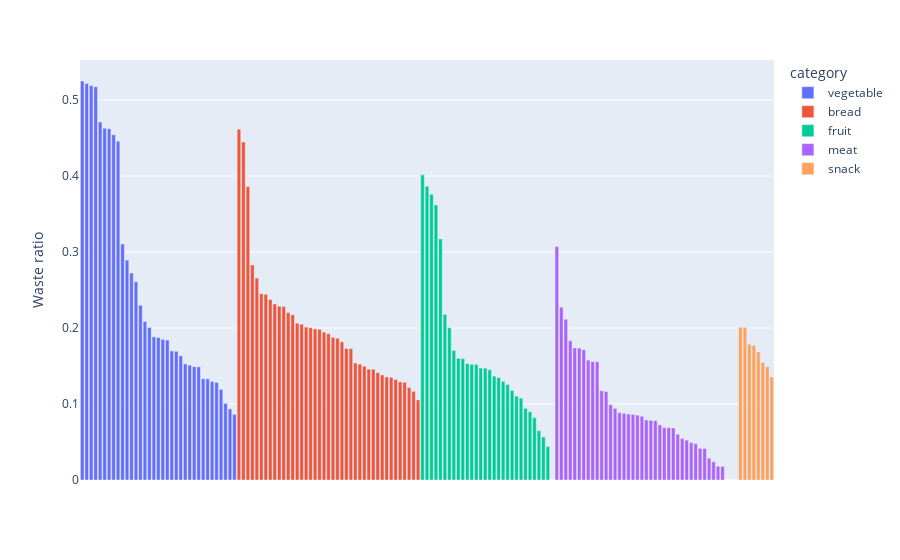

Notebook source saved alongside this figure:
### Code cell
import plotly.express as px
fig = px.bar(final_df, x="item", y="Waste ratio", color="category")
fig.update_xaxes(title='x', visible=False, showticklabels=False)
fig.show()

### Figure 1 — Plotly figure (JSON) as saved in the notebook; plotly's stock layout.template omitted (floating-point values rounded to 4 significant figures)
{"data": [{"alignmentgroup": "True", "hovertemplate": "category=vegetable<br>item=%{x}<br>Waste ratio=%{y}<extra></extra>", "legendgroup": "vegetable", "marker": {"color": "#636efa"}, "name": "vegetable", "offsetgroup": "vegetable", "orientation": "v", "showlegend": true, "textposition": "auto", "type": "bar", "x": ["Biologische prei", "Biologische brocolli", "Biologische courgette", "Biologische rode kool", "Biologische cherry tomaten", "Biologische Bloemkool", "Biologische pompoen", "Biologische kikkererwten", "Biologische knoflook", "Basis Maiskorrels", "Basis Rode kool met appel", "SnoepVegetable worteltjes", "Basis erwten zeer fijn", "Basis sperziebonen", "SnoepVegetable tomaat", "Komkommer", "Basis Sperziebonen", "Boerenkool gesneden", "Witlof", "Rucola", "Pompoen stukjes", "Basis worteltjes fijn", "Buitenbeentjes puntpaprika", "Spruiten", "Wortelen", "Verse zuurkool", "Courgette", "WokVegetable thais", "Nasi bami Vegetable", "Geschrapte worteltjes", "Buitenbeentjes komkommer", "Snijbonen", "Paprika", "Buitenbeentjes paprika", "Paprika Mix"], "xaxis": "x", "y": [0.5251, 0.5217, 0.519, 0.5174, 0.4711, 0.4629, 0.4623, 0.4543, 0.4457, 0.3107, 0.2894, 0.2723, 0.2608, 0.23, 0.2085, 0.2007, 0.1884, 0.1877, 0.1852, 0.1841, 0.1698, 0.1693, 0.1633, 0.1528, 0.1511, 0.1491, 0.1489, 0.1333, 0.1332, 0.1296, 0.1284, 0.1192, 0.1008, 0.09356, 0.08634], "yaxis": "y"}, {"alignmentgroup": "True", "hovertemplate": "category=bread<br>item=%{x}<br>Waste ratio=%{y}<extra></extra>", "legendgroup": "bread", "marker": {"color": "#EF553B"}, "name": "bread", "offsetgroup": "bread", "orientation": "v", "showlegend": true, "textposition": "auto", "type": "bar", "x": ["Biologisch Vloerbrood meerzaden heel", "Biologisch bruin heel", "Biologisch volkoren heel", "Basic roggebrood", "Boerenvolkoren sesam heel", "Basic casino half", "Casino wit half", "Basic meergranen heel", "Basic volkoren heel", "Zaans volkoren half", "Basic wit heel", "Krenten- en rozijnenbrood half", "Bruin heel", "Walkdorn heel", "Glutenvrij bruin", "Zaans volkoren heel", "Atkins laag koolhydraat volkoren brood half", "Chinois brioche", "Melkbroodjes", "Mais half", "Vloerbrood meergranen", "Volkoren heel", "Zaans volkoren ", "Tijger volkoren half", "Tijger wit heel", "Tijger bruin half", "Zaans bruin heel", "Tijger wit half", "Krenten rozijnenwegge", "Roomboter chocolade brood", "Steiv spelt gesneden", "Meergranen volkoren heel", "Vloerbrood volkoren ", "Amandelkrans", "Tijger volkoren heel", "Kaneelbroodjes", "meergranen volkoren half", "Muesli-notenbrood", "Tijger bruin heel", "Bolletje Fries roggebrood", "Zaanse sijnder bruin half"], "xaxis": "x", "y": [0.4614, 0.4447, 0.3858, 0.2831, 0.2657, 0.2451, 0.2442, 0.2376, 0.2317, 0.2287, 0.2282, 0.2203, 0.2174, 0.2063, 0.2048, 0.2013, 0.2004, 0.1988, 0.1984, 0.1946, 0.1924, 0.1877, 0.1865, 0.1817, 0.1731, 0.1729, 0.154, 0.1525, 0.1497, 0.1458, 0.1458, 0.1413, 0.1382, 0.1357, 0.1351, 0.1325, 0.1292, 0.1286, 0.1217, 0.1166, 0.1054], "yaxis": "y"}, {"alignmentgroup": "True", "hovertemplate": "category=fruit<br>item=%{x}<br>Waste ratio=%{y}<extra></extra>", "legendgroup": "fruit", "marker": {"color": "#00cc96"}, "name": "fruit", "offsetgroup": "fruit", "orientation": "v", "showlegend": true, "textposition": "auto", "type": "bar", "x": ["Biologische sinaasappelen", "Biologische banane", "Biologisch wilde bosbes", "Biologische santana appelen", "Biologische rozijnen", "Mandarijenen", "Kanzi appelen", "Basis annanasstukjes", "Pink lady appels", "Bananen", "Citroenen", "Mango eetrijp", "Granny smith", "Elstar", "Mandarijnen groot", "Buitenbeetjes appels", "Pitloze druivenmix", "Aardbeien", "Grapefruit rood", "Limoenen", "Pitloze rode druiven", "Jonagold", "Aardbeien ontkroond", "Mango", "Chiquita bananen", "Conference", "Pitloze witte druiven", "Zoete kleine appeltjes", "Blauwe bessen", "Blauwe bessen.1"], "xaxis": "x", "y": [0.4016, 0.3866, 0.376, 0.362, 0.3173, 0.218, 0.2005, 0.1706, 0.1602, 0.1598, 0.1533, 0.1523, 0.1521, 0.1473, 0.1472, 0.1452, 0.1367, 0.1348, 0.1298, 0.1256, 0.1178, 0.1104, 0.1078, 0.09425, 0.08993, 0.08207, 0.06494, 0.05672, 0.04409, 0], "yaxis": "y"}, {"alignmentgroup": "True", "hovertemplate": "category=meat<br>item=%{x}<br>Waste ratio=%{y}<extra></extra>", "legendgroup": "meat", "marker": {"color": "#ab63fa"}, "name": "meat", "offsetgroup": "meat", "orientation": "v", "showlegend": true, "textposition": "auto", "type": "bar", "x": ["Biologische rundersoepballetjes", "Mini gourmet kipsatespiesjes", "Biologisch rundergehakt", "Kipfilet naturel", "Biologische gerookte ontbijtspek", "half of half gehakt", "Unox Magere rookworst", "Biologische runderchipolata", "Biologische spekreepjes", "biologische Hamburger", "rundervinken", "gerookt onbijtspek", "Hamburgers", "Biefstuk", "Mager rundergehakt", "Spekreepjes", "Mini gourmet varkenshaas", "Sappige gelders rookworst", "Rundersoepballetjes", "rundergehakt", "Gekruide runderchipolata", "Unox Gelderse rookworst", "Mini biefstukjes", "Runderbraadworst", "Mini gourmet hamburgers", "Varkensbraadworst", "Half om half gehakt", "Slavinken", "Kipfilet", "Gerookte spekreepjes", "Runder riblap Iers", "Kipblokjes", "Mini gourmet slavink", "Krokante Kipfiletschnitzel", "Spekblokjes", "Rundergehakt", "Zigeuner gehaktschnitzel", "Veluwse rookworst fijn", "Unox Gelderse rookworst.1", "Rundergehakt.1", "Biologisch rundergehakt.1"], "xaxis": "x", "y": [0.3072, 0.2273, 0.2116, 0.1831, 0.1738, 0.1736, 0.1714, 0.1577, 0.1558, 0.1556, 0.1174, 0.1165, 0.09916, 0.09421, 0.08857, 0.08774, 0.08685, 0.08621, 0.08537, 0.08384, 0.07905, 0.07851, 0.07804, 0.07248, 0.06894, 0.06877, 0.06847, 0.06018, 0.05455, 0.05244, 0.04921, 0.0478, 0.04161, 0.04144, 0.02867, 0.02401, 0.01813, 0.01786, 0, 0, 0], "yaxis": "y"}, {"alignmentgroup": "True", "hovertemplate": "category=snack<br>item=%{x}<br>Waste ratio=%{y}<extra></extra>", "legendgroup": "snack", "marker": {"color": "#FFA15A"}, "name": "snack", "offsetgroup": "snack", "orientation": "v", "showlegend": true, "textposition": "auto", "type": "bar", "x": ["Ribbelchips naturel", "Basic chocolate chip cookies", "Oreo", "Ribbelchips paprika", "Bakkersspeculaas", "Doritos sweet chili", "Vanille muffins (vers)", "Eierkoeken"], "xaxis": "x", "y": [0.2011, 0.201, 0.1785, 0.1771, 0.1686, 0.1547, 0.1489, 0.1355], "yaxis": "y"}], "layout": {"barmode": "relative", "legend": {"title": {"text": "category"}, "tracegroupgap": 0}, "margin": {"t": 60}, "xaxis": {"anchor": "y", "domain": [0, 1], "showticklabels": false, "title": {"text": "x"}, "visible": false}, "yaxis": {"anchor": "x", "domain": [0, 1], "title": {"text": "Waste ratio"}}}}
